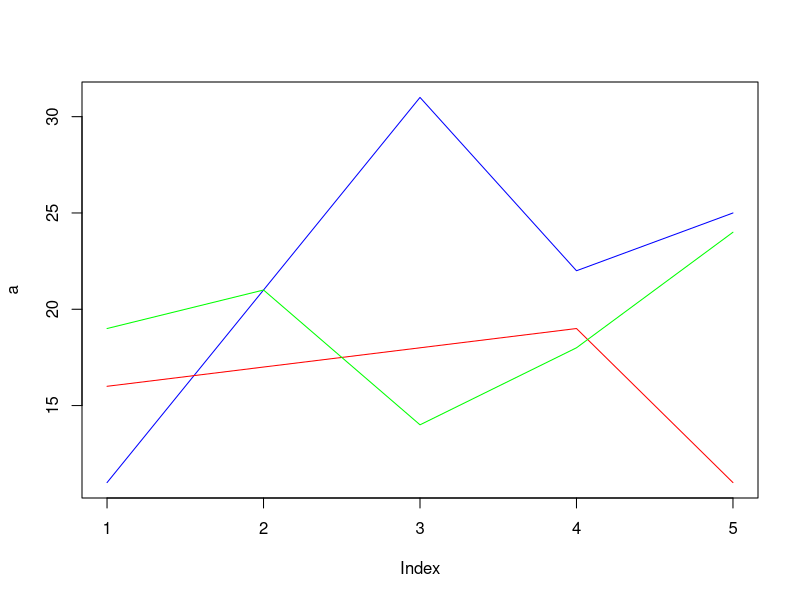

Reproduce this figure in R.
#Write an R program to create 3 vectors a, b, c with 5 integers.Combine the 3 vectors to become a 3x5 matrix where each column represents a vector.Print the content of the matrix. Plot a graph and label correctly.

#  NB that all the vectors must be the same length 
#3 vectors with 5 integers
a<-c(11,21,31,22,25)
b<-c(16,17,18,19,11)
c<-c(19,21,14,18,24)

#Combine the 3 vectors to become a 3x5 matrix where each column represents a vector.
frame<-data.frame(a,b,c)
#Print the content of the matrix.
print("Content of the said matrix:")
print(frame)
#Plot a graph and label correctly.
#plot(d,main="My graph",xlab= "x axis",ylab="y axis",cex=2)
plot(a,type ="l",col = "blue")
lines(b,type = "l",col= "red")
lines(c,type="l",col= "green")